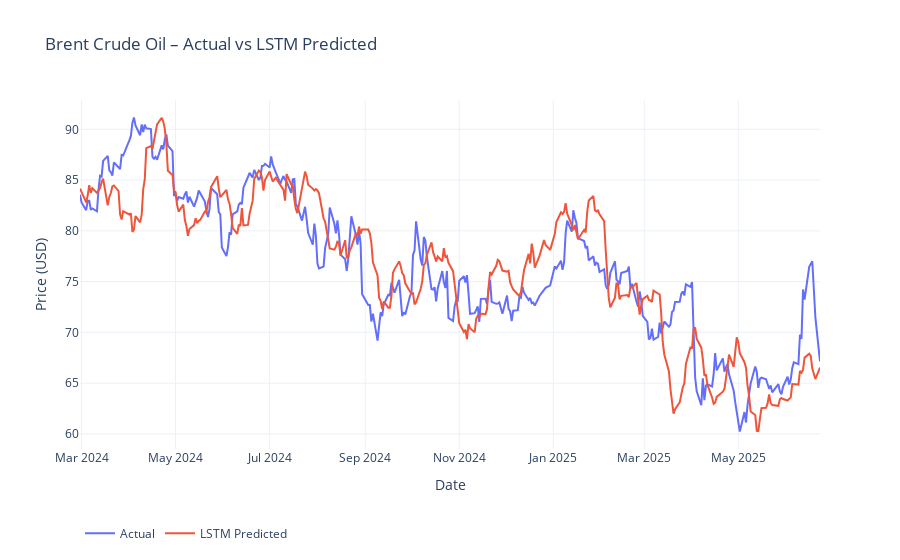

The code cell stored with this chart in its notebook:
### Code cell
# ───────────── LIBRERIE ─────────────
import yfinance as yf
import pandas as pd
import numpy as np
import torch
import torch.nn as nn
from torch.utils.data import DataLoader, TensorDataset
from sklearn.preprocessing import StandardScaler
from sklearn.metrics import (
    mean_squared_error, mean_absolute_error,
    mean_absolute_percentage_error, r2_score,
    explained_variance_score
)
import plotly.graph_objects as go

# ───────────── SEED ─────────────
SEED = 42
np.random.seed(SEED)
torch.manual_seed(SEED)

# ───────────── 1. DATI PREZZI ─────────────
df = (
    yf.download("BZ=F", start="2011-06-13", end="2025-06-25")[['Close']]
      .rename(columns={'Close': 'Price'})
      .dropna()
)

# ───────────── 2. EMBEDDINGS + SENTIMENT ─────────────
emb = (
    pd.read_csv("../Data/raw/news_embeddings_only_final.csv", parse_dates=['Date'])
      .set_index('Date')
)
#emb = emb.reindex(df.index).ffill().bfill()

for col in emb.columns:
    df[col] = emb[col]
emb_cols = [col for col in emb.columns if col.startswith('emb_')]

for lag in range(1, 6):
    df[f'price_lag_{lag}'] = df['Price'].shift(lag)

# Aggiorna feat_cols
features = [
    'Price',
    'price_lag_1','price_lag_2','price_lag_3','price_lag_4','price_lag_5',
] + emb_cols


df['target'] = df['Price'].shift(-1)
df.dropna(inplace=True)

# ───────────── 4. SCALING ─────────────

X = df[features].copy()
y = df['target'].copy()

split_idx = int(len(df) * 0.9)
X_train, X_test = X.iloc[:split_idx], X.iloc[split_idx:]
y_train, y_test = y.iloc[:split_idx], y.iloc[split_idx:]

# Scaler per X e y
X_scaler = StandardScaler()
X_train_scaled = X_scaler.fit_transform(X_train)
X_test_scaled  = X_scaler.transform(X_test)

y_scaler = StandardScaler()
y_train_scaled = y_scaler.fit_transform(y_train.values.reshape(-1, 1)).ravel()
y_test_scaled  = y_scaler.transform(y_test.values.reshape(-1, 1)).ravel()

# ───────────── 5. SEQUENZE ─────────────
SEQ_LEN = 10

def create_sequences(X, y, seq_len):
    xs, ys = [], []
    for i in range(len(X) - seq_len):
        xs.append(X[i:i+seq_len])
        ys.append(y[i+seq_len])
    return np.array(xs), np.array(ys)

X_train_seq, y_train_seq = create_sequences(X_train_scaled, y_train_scaled, SEQ_LEN)
X_test_seq,  y_test_seq  = create_sequences(X_test_scaled,  y_test_scaled,  SEQ_LEN)

# ───────────── 6. TORCH DATASET ─────────────
device = torch.device('cuda' if torch.cuda.is_available() else 'cpu')
train_ds = TensorDataset(torch.tensor(X_train_seq, dtype=torch.float32), torch.tensor(y_train_seq, dtype=torch.float32))
test_ds  = TensorDataset(torch.tensor(X_test_seq,  dtype=torch.float32), torch.tensor(y_test_seq,  dtype=torch.float32))
train_dl = DataLoader(train_ds, batch_size=64, shuffle=True)
test_dl  = DataLoader(test_ds,  batch_size=256, shuffle=False)

# ───────────── 7. MODELLO LSTM ─────────────
class LSTMRegressor(nn.Module):
    def __init__(self, input_size, hidden_size=64, num_layers=2, dropout=0.2):
        super().__init__()
        self.lstm = nn.LSTM(input_size, hidden_size, num_layers,
                            batch_first=True, dropout=dropout)
        self.dropout = nn.Dropout(dropout)
        self.fc = nn.Linear(hidden_size, 1)

    def forward(self, x):
        out, _ = self.lstm(x)
        out = self.dropout(out[:, -1, :])
        return self.fc(out).squeeze(-1)

model = LSTMRegressor(input_size=X_train_scaled.shape[1]).to(device)
opt = torch.optim.Adam(model.parameters(), lr=1e-3)
loss_fn = nn.MSELoss()

# ───────────── 8. TRAINING ─────────────
EPOCHS = 50
for epoch in range(EPOCHS):
    model.train()
    for xb, yb in train_dl:
        xb, yb = xb.to(device), yb.to(device)
        pred = model(xb)
        loss = loss_fn(pred, yb)
        opt.zero_grad()
        loss.backward()
        opt.step()
    if epoch % 5 == 0:
        print(f"Epoch {epoch} | Loss: {loss.item():.4f}")

# ───────────── 9. PREDIZIONI ─────────────
def get_preds(dataloader):
    preds, trues = [], []
    model.eval()
    with torch.no_grad():
        for xb, yb in dataloader:
            xb = xb.to(device)
            out = model(xb)
            preds.append(out.cpu().numpy())
            trues.append(yb.cpu().numpy())
    return np.concatenate(trues), np.concatenate(preds)

y_true_scaled, y_pred_scaled = get_preds(test_dl)
y_true = y_scaler.inverse_transform(y_true_scaled.reshape(-1, 1)).ravel()
y_pred = y_scaler.inverse_transform(y_pred_scaled.reshape(-1, 1)).ravel()

# ───────────── 10. METRICHE ─────────────
def smape(y_true, y_pred):
    denom = (np.abs(y_true) + np.abs(y_pred)) / 2
    return np.mean(np.abs(y_true - y_pred) / denom) * 100

def theils_u(y_true, y_pred):
    rmsfe = np.sqrt(np.mean((y_pred - y_true) ** 2))
    denom = (np.sqrt(np.mean(y_true ** 2)) + np.sqrt(np.mean(y_pred ** 2)))
    return rmsfe / denom

metrics = {
    "RMSE": np.sqrt(mean_squared_error(y_true, y_pred)),
    "MAE": mean_absolute_error(y_true, y_pred),
    "MAPE (%)": mean_absolute_percentage_error(y_true, y_pred) * 100,
    "sMAPE (%)": smape(y_true, y_pred),
    "R²": r2_score(y_true, y_pred),
    "Explained Variance": explained_variance_score(y_true, y_pred),
    "Theil’s U": theils_u(y_true, y_pred),
    "Directional Accuracy (%)": (
        np.mean(
            np.sign(y_pred[1:] - y_pred[:-1]) ==
            np.sign(y_true[1:] - y_true[:-1])
        ) * 100
    )
}
print(pd.Series(metrics).to_frame('LSTM').round(4))

# ───────────── 11. GRAFICO ─────────────
idx_plot = df.index[-len(y_pred):]
fig = go.Figure()
fig.add_trace(go.Scatter(x=idx_plot, y=y_true, mode='lines', name='Actual'))
fig.add_trace(go.Scatter(x=idx_plot, y=y_pred, mode='lines', name='LSTM Predicted'))
fig.update_layout(
    title='Brent Crude Oil – Actual vs LSTM Predicted',
    xaxis_title='Date',
    yaxis_title='Price (USD)',
    template='plotly_white',
    legend=dict(orientation='h', y=-0.2)
)
fig.show()

### Figure 1 — Plotly figure (JSON) as saved in the notebook; plotly's stock layout.template omitted (floating-point values rounded to 4 significant figures; data arrays with more than 128 entries replaced by an {"elided": "..."} marker saying what was removed)
{"data": [{"mode": "lines", "name": "Actual", "type": "scatter", "x": {"elided": "328 str values"}, "y": {"elided": "328 float values"}}, {"mode": "lines", "name": "LSTM Predicted", "type": "scatter", "x": {"elided": "328 str values"}, "y": {"elided": "328 float values"}}], "layout": {"legend": {"orientation": "h", "y": -0.2}, "title": {"text": "Brent Crude Oil – Actual vs LSTM Predicted"}, "xaxis": {"title": {"text": "Date"}}, "yaxis": {"title": {"text": "Price (USD)"}}}}
